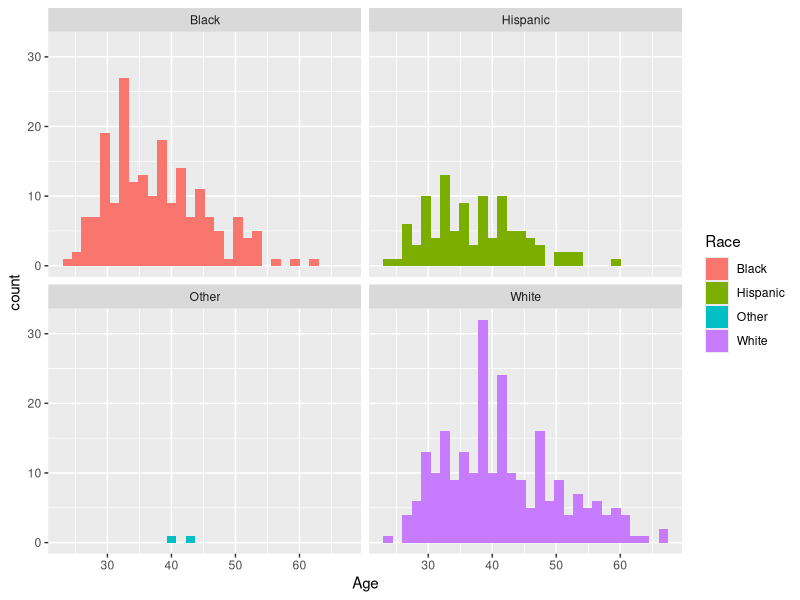
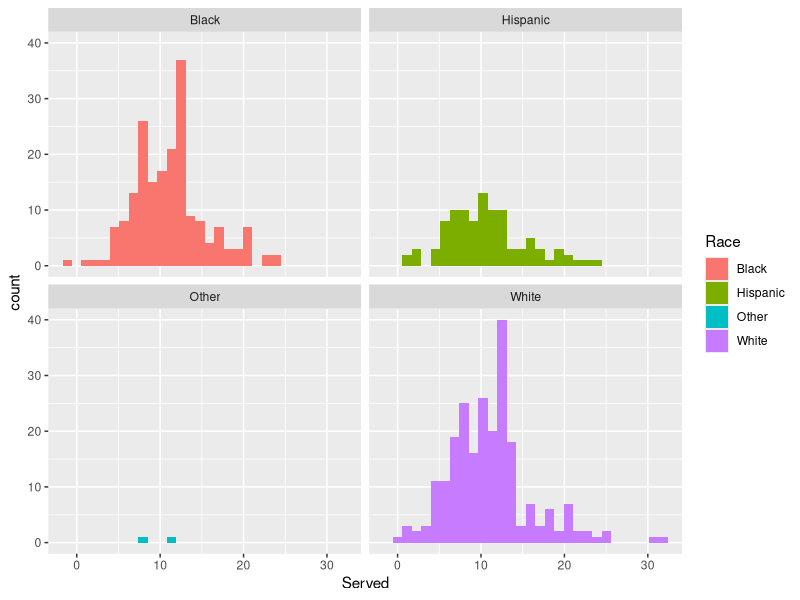
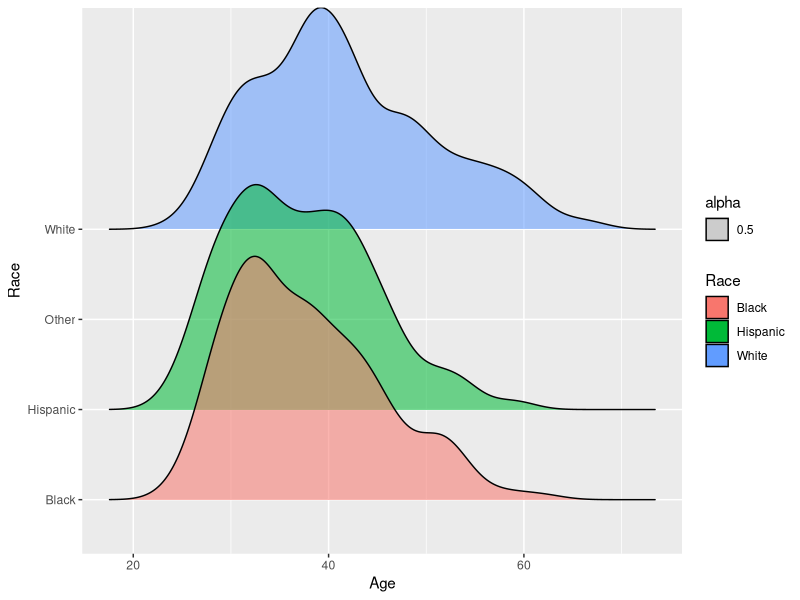

Write the R code that produced these figures, in order.
if(!require(tibble)) install.packages("tibble")
library(tibble)
if(!require(tidyverse)) install.packages("tidyverse")
library(tidyverse)
if(!require(ggridges)) install.packages("ggridges")
library(ggridges)

setwd("C:/Users/e/Documents/R/inmate.last.words")
x <- read.csv("data/Texas Last Statement - CSV.csv")

glimpse(x)
summary(x)

# EDA, focus on demographic

y <- x %>% 
  select(Age,Race,AgeWhenReceived,EducationLevel) %>% 
  mutate(Served = Age-AgeWhenReceived)

summary(y)

ggplot(y,aes(x=Age,fill=Race))+geom_histogram()+facet_wrap(Race~.)
ggplot(y,aes(x=Served,fill=Race))+geom_histogram()+facet_wrap(Race~.)
ggplot(y,aes(x=Age,y=Race,fill=Race))+geom_density_ridges(aes(alpha=.5))
